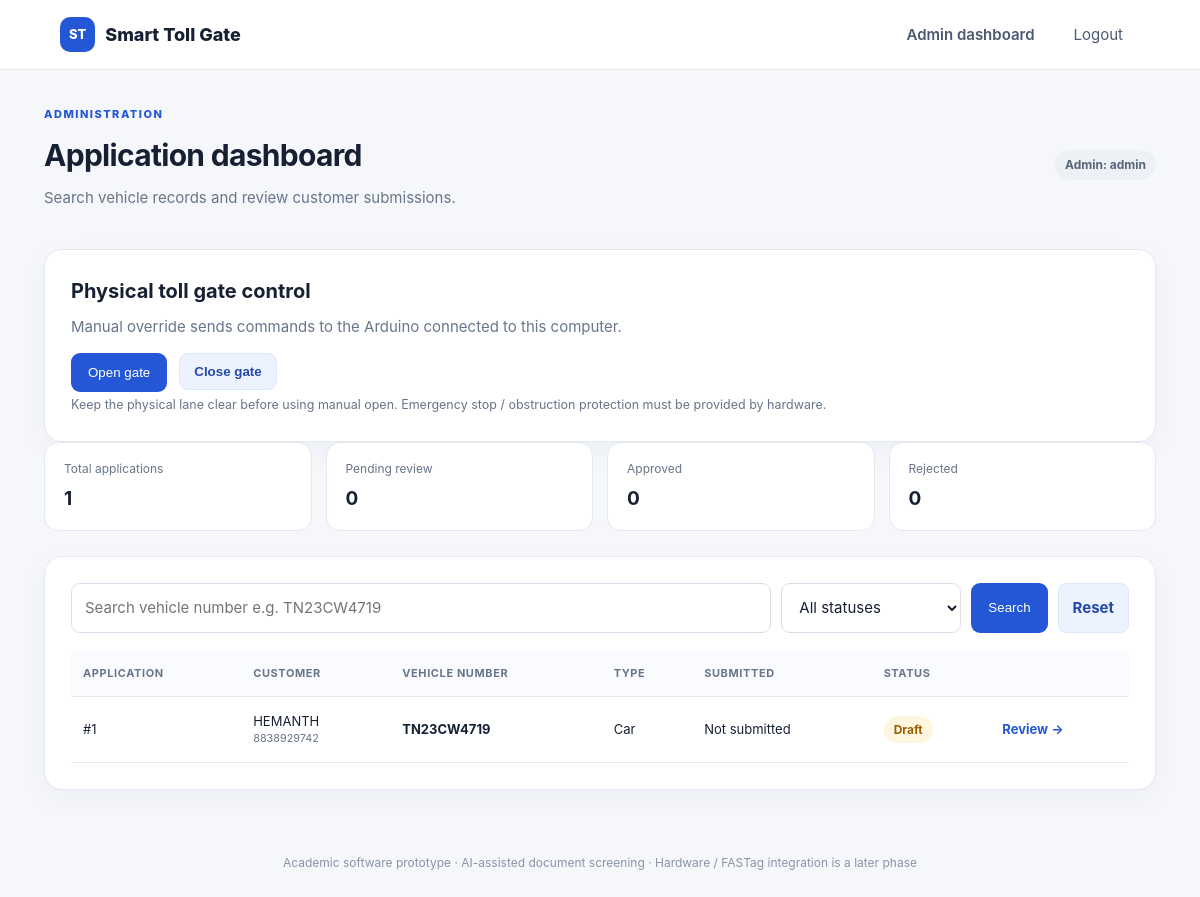
Screenshot of /admin (signed in) with the database file from the repository.
### tables this page shows
CREATE TABLE applications(
            id INTEGER PRIMARY KEY AUTOINCREMENT,
            user_id INTEGER NOT NULL REFERENCES users(id),
            vehicle_number TEXT NOT NULL,
            vehicle_type TEXT NOT NULL,
            status TEXT NOT NULL DEFAULT 'Draft',
            submitted_at TEXT,
            created_at TEXT NOT NULL
        );

CREATE TABLE users(
            id INTEGER PRIMARY KEY AUTOINCREMENT,
            full_name TEXT NOT NULL,
            user_id TEXT UNIQUE NOT NULL,
            password_hash TEXT NOT NULL,
            mobile TEXT NOT NULL,
            vehicle_number TEXT NOT NULL,
            vehicle_type TEXT NOT NULL,
            created_at TEXT NOT NULL
        );

### app.py (the view)
@app.route("/admin")
@admin_required
def admin_dashboard():
    q = normalize_vehicle(request.args.get("vehicle", ""))
    status_filter = request.args.get("status", "")
    sql = """SELECT a.*,u.full_name,u.mobile,u.user_id FROM applications a
             JOIN users u ON a.user_id=u.id WHERE 1=1"""
    args = []
    if q:
        sql += " AND REPLACE(REPLACE(UPPER(a.vehicle_number),' ',''),'-','') LIKE ?"
        args.append(f"%{q}%")
    if status_filter in {"Draft", "Submitted", "Approved", "Rejected"}:
        sql += " AND a.status=?"
        args.append(status_filter)
    sql += " ORDER BY a.created_at DESC"
    with db() as con:
        apps = con.execute(sql, args).fetchall()
        stats = {
            "total": con.execute("SELECT COUNT(*) FROM applications").fetchone()[0],
            "pending": con.execute("SELECT COUNT(*) FROM applications WHERE status='Submitted'").fetchone()[0],
            "approved": con.execute("SELECT COUNT(*) FROM applications WHERE status='Approved'").fetchone()[0],
            "rejected": con.execute("SELECT COUNT(*) FROM applications WHERE status='Rejected'").fetchone()[0],
        }
    return render_template("admin.html", apps=apps, stats=stats, q=q, status_filter=status_filter)

### app.py (called while the page is built)
def db():
    conn = sqlite3.connect(DB_PATH)
    conn.row_factory = sqlite3.Row
    conn.execute("PRAGMA foreign_keys = ON")
    return conn

def csrf_token():
    if "_csrf" not in session:
        session["_csrf"] = secrets.token_urlsafe(24)
    return session["_csrf"]

@app.context_processor
def inject_globals():
    return {"csrf_token": csrf_token, "vehicle_types": VEHICLE_TYPES, "doc_types": DOC_TYPES, "demo_mode": DEMO_MODE}

@app.before_request
def protect_posts():
    if request.method == "POST":
        sent = request.form.get("_csrf", "")
        expected = session.get("_csrf", "")
        if not sent or not expected or not secrets.compare_digest(sent, expected):
            abort(400, "Security token missing or expired. Refresh and try again.")

def normalize_vehicle(value):
    return re.sub(r"[^A-Z0-9]", "", (value or "").upper())

def admin_required(fn):
    @wraps(fn)
    def wrapper(*args, **kwargs):
        if not session.get("admin_user"):
            return redirect(url_for("admin_login"))
        return fn(*args, **kwargs)
    return wrapper

### templates/admin.html (shortened to what this page needs)
{% extends "base.html" %}{% block title %}Admin Dashboard{% endblock %}
{% block content %}
<div class="page-head"><div><div class="eyebrow">ADMINISTRATION</div><h1>Application dashboard</h1><p class="muted">Search vehicle records and review customer submissions.</p></div><span class="pill">Admin: {{ session.get('admin_user') }}</span></div>
<div class="panel"><h2>Physical toll gate control</h2><p class="muted">Manual override sends commands to the Arduino connected to this computer.</p><div style="display:flex;gap:12px;flex-wrap:wrap"><form method="post" action="{{ url_for('admin_gate_control', command='OPEN') }}"><input type="hidden" name="_csrf" value="{{ csrf_token() }}"><button class="primary" type="submit">Open gate</button></form><form method="post" action="{{ url_for('admin_gate_control', command='CLOSE') }}"><input type="hidden" name="_csrf" value="{{ csrf_token() }}"><button class="secondary" type="submit">Close gate</button></form></div><small class="muted">Keep the physical lane clear before using manual open. Emergency stop / obstruction protection must be provided by hardware.</small></div>
<div class="stats-grid"><div class="stat"><span>Total applications</span><strong>{{ stats.total }}</strong></div><div class="stat"><span>Pending review</span><strong>{{ stats.pending }}</strong></div><div class="stat"><span>Approved</span><strong>{{ stats.approved }}</strong></div><div class="stat"><span>Rejected</span><strong>{{ stats.rejected }}</strong></div></div>
<div class="panel"><form class="filter-form" method="get"><input name="vehicle" value="{{ q }}" placeholder="Search vehicle number e.g. TN23CW4719"><select name="status"><option value="">All statuses</option></select><button class="primary">Search</button><a class="secondary" href="{{ url_for('admin_dashboard') }}">Reset</a></form>
<div class="table-wrap"><table><thead><tr><th>Application</th><th>Customer</th><th>Vehicle number</th><th>Type</th><th>Submitted</th><th>Status</th><th></th></tr></thead><tbody>
{% for a in apps %}<tr><td>#{{ a.id }}</td><td>{{ a.full_name }}<small>{{ a.mobile }}</small></td><td><strong>{{ a.vehicle_number }}</strong></td><td>{{ a.vehicle_type }}</td><td>{{ a.submitted_at or 'Not submitted' }}</td><td><span class="pill {{ 'good' if a.status=='Approved' else 'bad' if a.status=='Rejected' else 'pending' }}">{{ a.status }}</span></td><td><a href="{{ url_for('admin_application', app_id=a.id) }}">Review →</a></td></tr>
{% else %}<tr><td colspan="7" class="empty">No applications found.</td></tr>{% endfor %}
</tbody></table></div></div>
{% endblock %}

### static/style.css (style rules this page uses)
:root { --ink:#172033;--muted:#68758a;--line:#e4e9f0;--blue:#2457d6;--blue2:#173fa8;--bg:#f5f7fb;--green:#087a52;--red:#b42332;--amber:#986000 }
* { box-sizing:border-box }
body { margin:0;background:var(--bg);color:var(--ink);font:15px/1.55 Inter,Segoe UI,Arial,sans-serif }
.panel { background:#fff;border:1px solid var(--line);border-radius:18px;padding:26px;box-shadow:0 8px 28px rgba(26,42,75,.04) }
h1,h2,h3,p { margin-top:0 }
h1 { font-size:30px;letter-spacing:-.7px;margin-bottom:7px }
h2 { font-size:20px;margin-bottom:8px }
.muted { color:var(--muted) }
.eyebrow { font-size:11px;letter-spacing:1.5px;font-weight:800;color:var(--blue);margin-bottom:9px }
input,select,textarea { width:100%;border:1px solid #d8deea;border-radius:9px;padding:12px 13px;font:inherit;color:var(--ink);background:#fff;outline:none }
button,.button-link { border:0;border-radius:9px;padding:12px 17px;font:600 14px inherit;cursor:pointer;text-decoration:none;display:inline-flex;justify-content:center;align-items:center }
.primary { background:var(--blue);color:#fff }
.secondary { background:#edf2ff;color:#244aa9;border:1px solid #dce5ff;padding:10px 14px;border-radius:9px;text-decoration:none;font-weight:650;display:inline-flex;align-items:center;justify-content:center }
.center a,.review-row a,.table-wrap a { color:var(--blue);font-weight:650;text-decoration:none }
.page-head { display:flex;align-items:center;justify-content:space-between;gap:20px;margin-bottom:25px }
.pill { font-size:12px;font-weight:750;padding:6px 10px;border-radius:30px;background:#edf0f5;color:#586477;white-space:nowrap }
.pill.pending { background:#fff6df;color:var(--amber) }
.summary-grid,.stats-grid { display:grid;grid-template-columns:repeat(3,1fr);gap:14px;margin-bottom:25px }
.stats-grid { grid-template-columns:repeat(4,1fr) }
.stat { background:#fff;border:1px solid var(--line);border-radius:14px;padding:17px 19px }
.stat span { display:block;color:var(--muted);font-size:12px;margin-bottom:5px }
.stat strong { font-size:19px }
.filter-form { display:grid;grid-template-columns:1fr 180px auto auto;gap:10px;margin-bottom:18px }
.table-wrap { overflow-x:auto }
table { width:100%;border-collapse:collapse;text-align:left;font-size:13px }
th { color:var(--muted);font-size:11px;text-transform:uppercase;letter-spacing:.6px;background:#fafbfe }
td,th { padding:14px 12px;border-bottom:1px solid var(--line) }
td small { display:block;color:var(--muted) }

### rows the page displays
applications: id "1", full_name "HEMANTH", mobile "8838929742", vehicle_number "TN23CW4719", vehicle_type "Car", submitted_at "Not submitted", status "Draft"

### other values shown
{{ session.get('admin_user') }} "admin"
{{ stats.total }} "1"
{{ stats.pending }} "0"
{{ stats.approved }} "0"
{{ stats.rejected }} "0"
